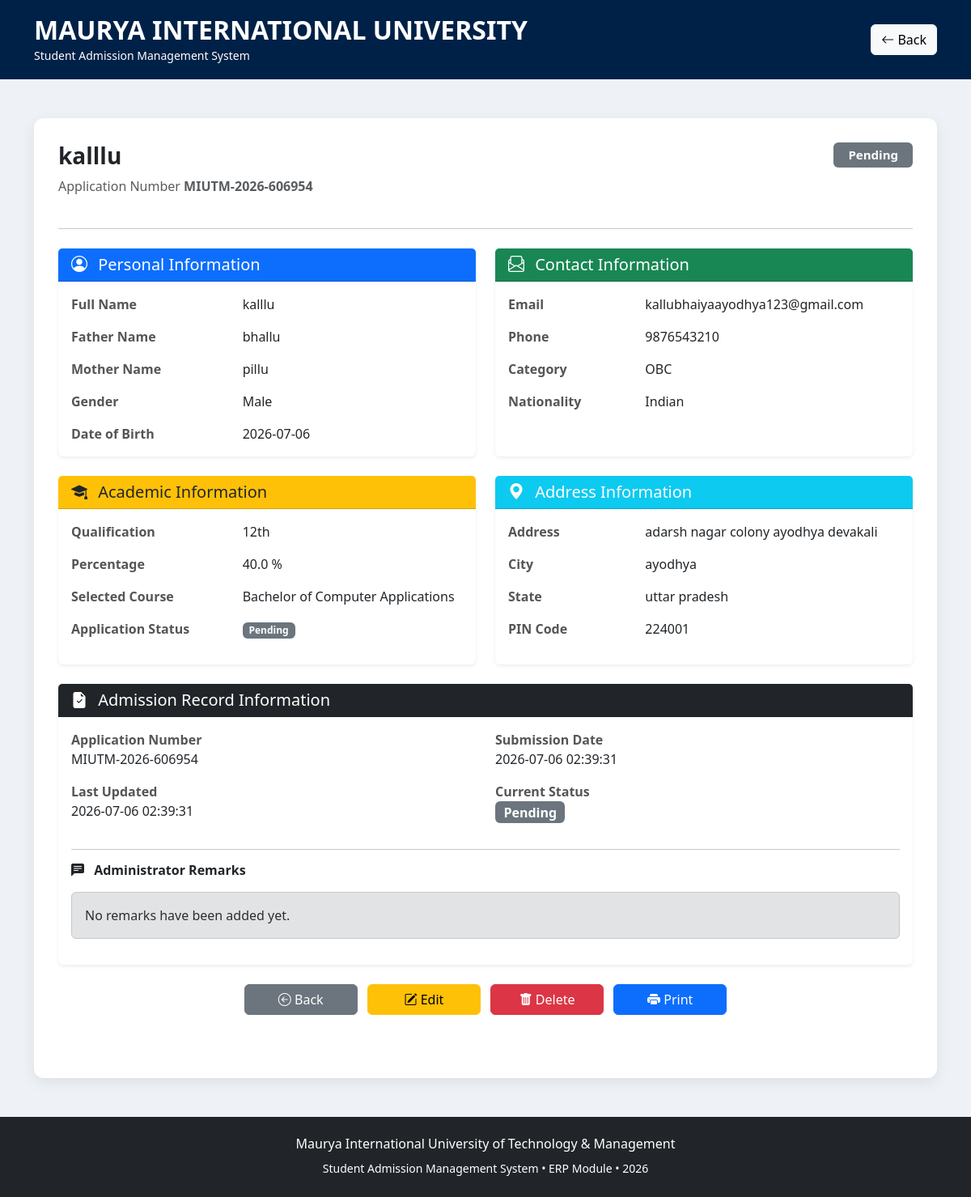
/admission/view/1, run on the app's committed database.
### tables this page shows
CREATE TABLE admissions (
    id INTEGER PRIMARY KEY AUTOINCREMENT,

    application_no TEXT NOT NULL UNIQUE,

    full_name TEXT NOT NULL,
    father_name TEXT NOT NULL,
    mother_name TEXT NOT NULL,

    gender TEXT NOT NULL,
    dob TEXT NOT NULL,

    email TEXT NOT NULL,
    phone TEXT NOT NULL,

    category TEXT,
    nationality TEXT DEFAULT 'Indian',

    qualification TEXT NOT NULL,
    percentage REAL NOT NULL,

    course_name TEXT NOT NULL,

    address TEXT NOT NULL,
    city TEXT NOT NULL,
    state TEXT NOT NULL,
    pincode TEXT NOT NULL,

    status TEXT NOT NULL DEFAULT 'Pending',

    remarks TEXT,

    submission_date TIMESTAMP DEFAULT CURRENT_TIMESTAMP,

    updated_at TIMESTAMP DEFAULT CURRENT_TIMESTAMP
);

### app.py (the view)
@app.route("/admission/view/<int:admission_id>")
def view_admission(admission_id):
    connection = get_db_connection()
    admission = connection.execute(
        """
        SELECT *
        FROM admissions
        WHERE id = ?
        """,
        (admission_id,)
    ).fetchone()
    connection.close()
    if admission is None:
        flash("Admission record not found.", "danger")
        return redirect(url_for("admissions"))
    return render_template(
        "admission_view.html",
        admission=admission
    )

### app.py (called while the page is built)
def get_db_connection():
    connection = sqlite3.connect(DATABASE_FILE)
    connection.row_factory = sqlite3.Row
    return connection

### templates/admission_view.html (shortened to what this page needs)
<!DOCTYPE html>
<html lang="en">
<head>
    <link href="https://cdn.jsdelivr.net/npm/bootstrap@5.3.2/dist/css/bootstrap.min.css" rel="stylesheet">
    <link rel="stylesheet" href="https://cdn.jsdelivr.net/npm/bootstrap-icons@1.11.3/font/bootstrap-icons.min.css">
</head>
<body>
<div class="top-bar">
    <div class="container">
        <div class="d-flex justify-content-between align-items-center">
            <div>
                <h2>MAURYA INTERNATIONAL UNIVERSITY</h2>
                <small>Student Admission Management System</small>
            </div>
            <div>
                <a href="/admissions" class="btn btn-light">
                    <i class="bi bi-arrow-left"></i>
                    Back
                </a>
            </div>
        </div>
    </div>
</div>
<div class="container my-5">
<div class="profile-card">
<div class="row">
<div class="col-md-9">
<h3 class="fw-bold">
{{ admission.full_name }}
</h3>
<p class="text-muted">
Application Number
<strong>
{{ admission.application_no }}
</strong>
</p>
</div>
<div class="col-md-3 text-md-end">
{% if admission.status=="Approved" %}
<span class="badge bg-success badge-status">
Approved
</span>
{% elif admission.status=="Rejected" %}
<span class="badge bg-danger badge-status">
Rejected
</span>
{% elif admission.status=="Under Review" %}
<span class="badge bg-warning text-dark badge-status">
Under Review
</span>
{% else %}
<span class="badge bg-secondary badge-status">
Pending
</span>
{% endif %}
</div>
</div>
<hr class="my-4">
<div class="row">
    <div class="col-lg-6 mb-4">
        <div class="card border-0 shadow-sm h-100">
            <div class="card-header bg-primary text-white">
                <h5 class="mb-0">
                    <i class="bi bi-person-circle me-2"></i>
                    Personal Information
                </h5>
            </div>
            <div class="card-body">
                <div class="row mb-3">
                    <div class="col-5 info-label">
                        Full Name
                    </div>
                    <div class="col-7">
                        {{ admission.full_name }}
                    </div>
                </div>
                <div class="row mb-3">
                    <div class="col-5 info-label">
                        Father Name
                    </div>
                    <div class="col-7">
                        {{ admission.father_name }}
                    </div>
                </div>
                <div class="row mb-3">
                    <div class="col-5 info-label">
                        Mother Name
                    </div>
                    <div class="col-7">
                        {{ admission.mother_name }}
                    </div>
                </div>
                <div class="row mb-3">
                    <div class="col-5 info-label">
                        Gender
                    </div>
                    <div class="col-7">
                        {{ admission.gender }}
                    </div>
                </div>
                <div class="row">
                    <div class="col-5 info-label">
                        Date of Birth
                    </div>
                    <div class="col-7">
                        {{ admission.dob }}
                    </div>
                </div>
            </div>
        </div>
    </div>
    <div class="col-lg-6 mb-4">
        <div class="card border-0 shadow-sm h-100">
            <div class="card-header bg-success text-white">
                <h5 class="mb-0">
                    <i class="bi bi-envelope-paper me-2"></i>
                    Contact Information
                </h5>
            </div>
            <div class="card-body">
                <div class="row mb-3">
                    <div class="col-4 info-label">
                        Email
                    </div>
                    <div class="col-8">
                        {{ admission.email }}
                    </div>
                </div>
                <div class="row mb-3">
                    <div class="col-4 info-label">
                        Phone
                    </div>
                    <div class="col-8">
                        {{ admission.phone }}
                    </div>
                </div>
                <div class="row mb-3">
                    <div class="col-4 info-label">
                        Category
                    </div>
                    <div class="col-8">
                        {{ admission.category }}
                    </div>
                </div>
                <div class="row">
                    <div class="col-4 info-label">
                        Nationality
                    </div>
                    <div class="col-8">
                        {{ admission.nationality }}
                    </div>
                </div>
            </div>
        </div>
    </div>
</div>
<div class="row">
    <div class="col-lg-6 mb-4">
        <div class="card border-0 shadow-sm h-100">
            <div class="card-header bg-warning text-dark">
                <h5 class="mb-0">
                    <i class="bi bi-mortarboard-fill me-2"></i>
                    Academic Information
                </h5>
            </div>
            <div class="card-body">
                <div class="row mb-3">
                    <div class="col-5 info-label">
                        Qualification
                    </div>
                    <div class="col-7">
                        {{ admission.qualification }}
                    </div>
                </div>
                <div class="row mb-3">
                    <div class="col-5 info-label">
                        Percentage
                    </div>
                    <div class="col-7">
                        {{ admission.percentage }} %
                    </div>
                </div>
                <div class="row mb-3">
                    <div class="col-5 info-label">
                        Selected Course
                    </div>
                    <div class="col-7">
                        {{ admission.course_name }}
                    </div>
                </div>
                <div class="row mb-3">
                    <div class="col-5 info-label">
                        Application Status
                    </div>
                    <div class="col-7">
                        {% if admission.status=="Approved" %}
                        <span class="badge bg-success">
                            Approved
                        </span>
                        {% elif admission.status=="Rejected" %}
                        <span class="badge bg-danger">
                            Rejected
                        </span>
                        {% elif admission.status=="Under Review" %}
                        <span class="badge bg-warning text-dark">
                            Under Review
                        </span>
                        {% else %}
                        <span class="badge bg-secondary">
                            Pending
                        </span>
                        {% endif %}
                    </div>
                </div>
            </div>
        </div>
    </div>
    <div class="col-lg-6 mb-4">
        <div class="card border-0 shadow-sm h-100">
            <div class="card-header bg-info text-white">
                <h5 class="mb-0">
                    <i class="bi bi-geo-alt-fill me-2"></i>
                    Address Information
                </h5>
            </div>
            <div class="card-body">
                <div class="row mb-3">
                    <div class="col-4 info-label">
                        Address
                    </div>
                    <div class="col-8">
                        {{ admission.address }}
                    </div>
                </div>
                <div class="row mb-3">
                    <div class="col-4 info-label">
                        City
                    </div>
                    <div class="col-8">
                        {{ admission.city }}
                    </div>
                </div>
                <div class="row mb-3">
                    <div class="col-4 info-label">
                        State
                    </div>
                    <div class="col-8">
                        {{ admission.state }}
                    </div>
                </div>
                <div class="row">
                    <div class="col-4 info-label">
                        PIN Code
                    </div>
                    <div class="col-8">
                        {{ admission.pincode }}
                    </div>
                </div>
            </div>
        </div>
    </div>
</div>
<div class="card border-0 shadow-sm mb-4">
    <div class="card-header bg-dark text-white">
        <h5 class="mb-0">
            <i class="bi bi-file-earmark-check-fill me-2"></i>
            Admission Record Information
        </h5>
    </div>
    <div class="card-body">
        <div class="row">
            <div class="col-md-6 mb-3">
                <strong class="info-label">
                    Application Number
                </strong>
                <br>
                {{ admission.application_no }}
            </div>
            <div class="col-md-6 mb-3">
                <strong class="info-label">
                    Submission Date
                </strong>
                <br>
                {{ admission.submission_date }}
            </div>
        </div>
        <div class="row">
            <div class="col-md-6 mb-3">
                <strong class="info-label">
                    Last Updated
                </strong>
                <br>
                {{ admission.updated_at }}
            </div>
            <div class="col-md-6 mb-3">
                <strong class="info-label">
                    Current Status
                </strong>
                <br>
                {% if admission.status=="Approved" %}
                <span class="badge bg-success fs-6">
                    Approved
                </span>
                {% elif admission.status=="Rejected" %}
                <span class="badge bg-danger fs-6">
                    Rejected
                </span>
                {% elif admission.status=="Under Review" %}
                <span class="badge bg-warning text-dark fs-6">
                    Under Review
                </span>
                {% else %}
                <span class="badge bg-secondary fs-6">
                    Pending
                </span>
                {% endif %}
            </div>
        </div>
        <hr>
        <h6 class="fw-bold">
            <i class="bi bi-chat-left-text-fill me-2"></i>
            Administrator Remarks
        </h6>
        {% if admission.remarks %}
            <div class="alert alert-info mt-3">
                {{ admission.remarks }}
            </div>
        {% else %}
            <div class="alert alert-secondary mt-3">
                No remarks have been added yet.
            </div>
        {% endif %}
    </div>
</div>
<div class="text-center mb-5">
    <a href="/admissions" class="btn btn-secondary action-btn me-2">
        <i class="bi bi-arrow-left-circle"></i>
        Back
    </a>
    <a href="/admission/edit/{{ admission.id }}" class="btn btn-warning action-btn me-2">
        <i class="bi bi-pencil-square"></i>
        Edit
    </a>
    <a href="/admission/delete/{{ admission.id }}"
       class="btn btn-danger action-btn me-2"
       onclick="return confirm('Are you sure you want to delete this admission record?');">
        <i class="bi bi-trash-fill"></i>
        Delete
    </a>
    <button
        onclick="window.print();"
        class="btn btn-primary action-btn">
        <i class="bi bi-printer-fill"></i>
        Print
    </button>
</div>
</div>
</div>
<footer class="bg-dark text-center text-white py-4">
    <div class="container">
        <h6 class="mb-2">
            Maurya International University of Technology & Management
        </h6>
        <small>
            Student Admission Management System • ERP Module • 2026
        </small>
    </div>
</footer>
</body>
</html>

### templates/admission_view.html (style rules this page uses)
body { background:#eef2f7; font-family:Segoe UI,Tahoma,Geneva,Verdana,sans-serif; }
.top-bar { background:#002147; color:white; padding:18px; }
.top-bar h2 { margin:0; font-weight:700; }
.profile-card { background:white; border-radius:12px; box-shadow:0 5px 18px rgba(0,0,0,.08); padding:30px; }
.info-label { font-weight:600; color:#555; }
.badge-status { font-size:15px; padding:8px 18px; }
.action-btn { min-width:140px; }

### data on the page
admissions: full_name "kalllu", application_no "MIUTM-2026-606954", father_name "bhallu", mother_name "pillu", gender "Male", dob "2026-07-06", email "kallubhaiyaayodhya123@gmail.com", phone "9876543210", category "OBC", nationality "Indian", qualification "12th", percentage "40.0", course_name "Bachelor of Computer Applications", address "adarsh nagar colony ayodhya devakali", city "ayodhya", state "uttar pradesh", pincode "224001", submission_date "2026-07-06 02:39:31", updated_at "2026-07-06 02:39:31"
